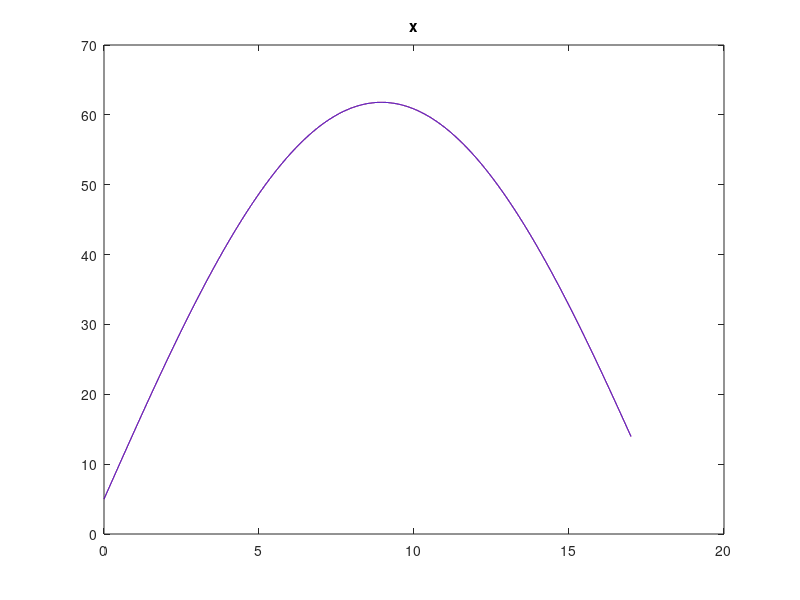
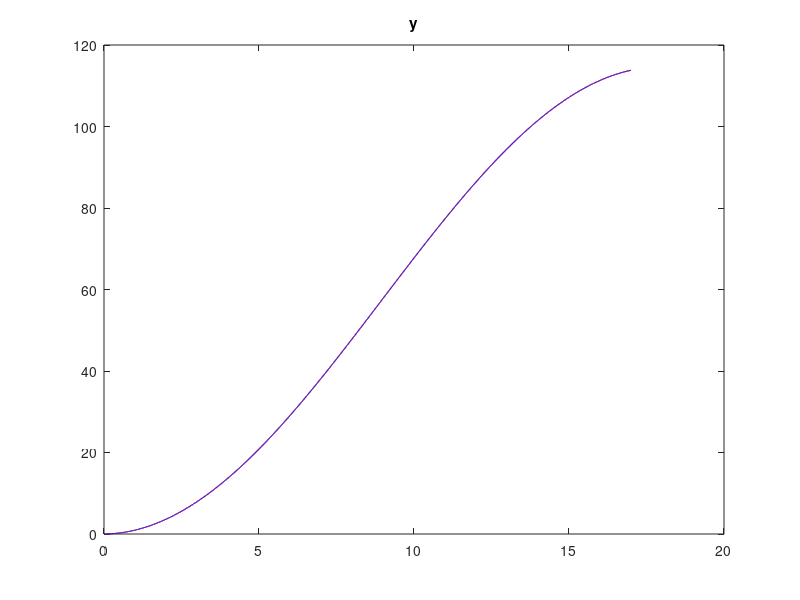
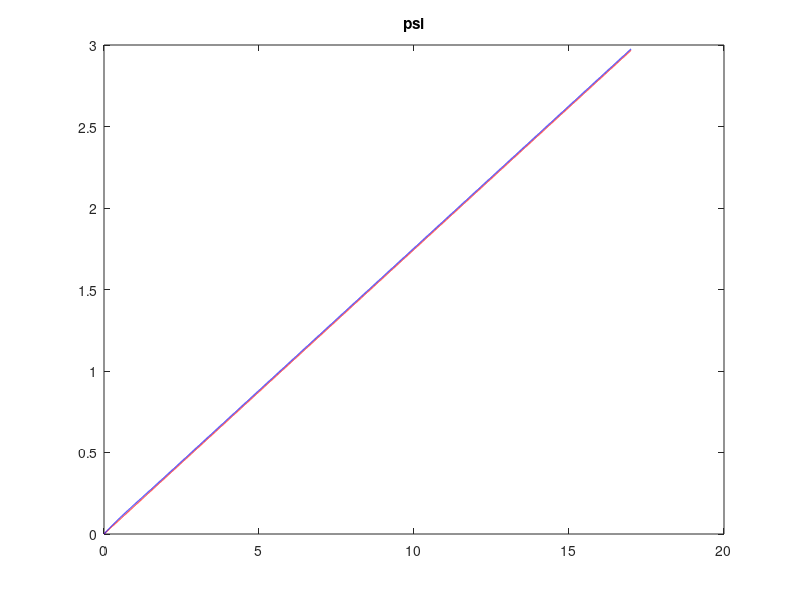
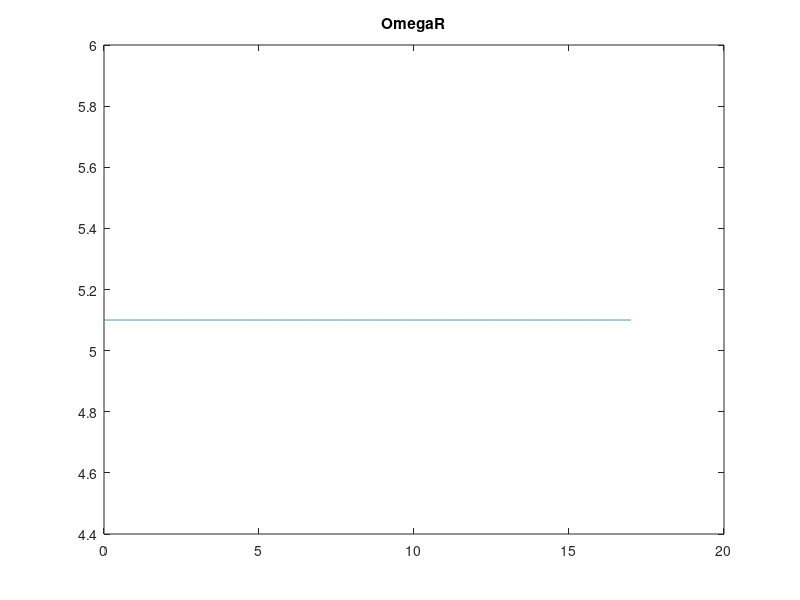

These charts were generated, in order, by the following MATLAB code:
data = load('testing');

time = [data.tout];
y    = [data.yout];
u    = [data.uout];
yref = [data.yrefout];

dt   = 1;

figure
plot(time,yref(1,:),'r')
hold on
plot(time,y(1,:),'b')
title('x')

figure
plot(time,yref(2,:),'r')
hold on
plot(time,y(2,:),'b')
title('y')

figure
plot(time,yref(3,:),'r')
hold on
plot(time,y(3,:),'b')
title('psi')

figure
plot(time(1,1:dt:end),round(u(1,1:dt:end)*10)/10)
title('OmegaR')

figure
plot(time(1,1:dt:end),round(u(2,1:dt:end)*10)/10)
title('OmegaL')

figure
plot(yref(1,:),yref(2,:),'r')
hold on
plot(y(1,:),y(2,:),'b')
title('Trajectory')

